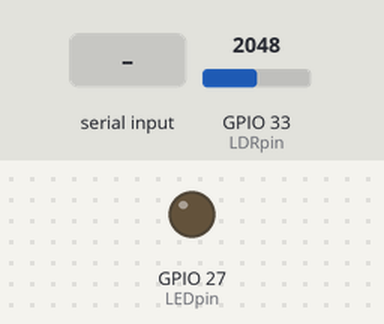
Bench run of a sketch on a simulated ESP32. Parts: output pins drawn as LEDs (lit = HIGH). The test bench sets the inputs (shaded band); at power-on: GPIO 33 (LDRpin) = 2048. Nothing arrives over Bluetooth unless stated.

Above: at 1.2 s.
1.3 s: "C" received over the second serial link
At 2.3 s:
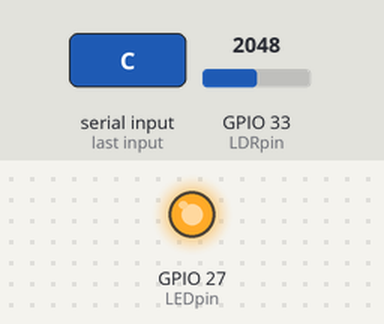
2.8 s: "90,45\n" received over the second serial link
At 3.4 s:
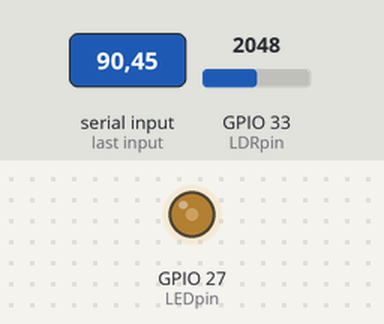
4.3 s: "200\n" received over the second serial link
At 4.6 s:
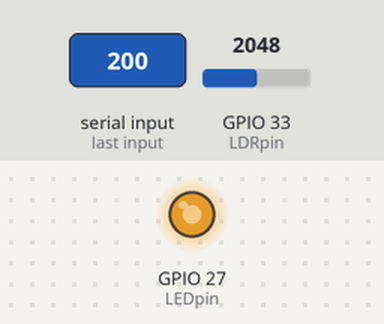
5.8 s: "90\n" received over the second serial link
At 6.9 s:
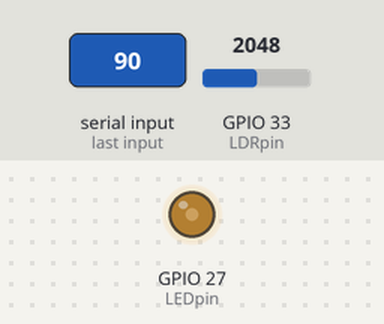
Timing chart, 0 to 8.3 s (numbered marks = the images above; inputs shaded):
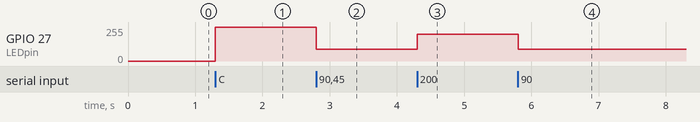

The sketch:

Table10-2_right-side.ino
```cpp
/*******************************************************************************
 * Sketch name: Bluetooth and LED control sketch for ESP32 microcontroller
 * Description: Table 10-2 right side
 * Created on:  October 2020
 * Author:      Neil Cameron
 * Book:        Electronics Projects with the ESP8266 and ESP32
 * Chapter :    10 - Build an app
 ******************************************************************************/

#include <BluetoothSerial.h>
BluetoothSerial SerialBT;
int LEDpin = 27;
int LDRpin = 33;
int bright, LDR;
int LEDstate = 0;
int channel = 0;
char c;
String str;
unsigned int lastTime = 0;

void setup()
{
  SerialBT.begin("ESP32 Bluetooth");
  pinMode(LEDpin, OUTPUT);
  ledcAttachPin(LEDpin, channel);
  ledcSetup(channel, 1000, 8);
  ledcWrite(channel, LEDstate);
}

void loop()
{
  if(SerialBT.available()>0)
  {
    str = "";
    while(SerialBT.available()>0)
    {
      c = SerialBT.read();
      str = str + String(c);
    }
    if(str == "C" )
    {
      LEDstate = 1 - LEDstate;
      if(LEDstate == 1) SerialBT.print("H");
      else SerialBT.print("L");
      ledcWrite(channel, LEDstate*255);
      delay(20);
    }
    else if(LEDstate == 1)
    {
      bright = str.toInt();
      ledcWrite(channel, bright);
    }
  }
  if(millis()-lastTime > 2000)
  {
    lastTime = millis();
    LDR = analogRead(LDRpin);
    SerialBT.println(LDR);
  }
}
```

Measured:
- after the input at 1.3 s, GPIO 27 (LEDpin): 0/255 → 255/255 at once
- after the input at 2.8 s, GPIO 27 (LEDpin): 255/255 → 90/255 at once
- after the input at 4.3 s, GPIO 27 (LEDpin): 90/255 → 199/255 at once
- after the input at 5.8 s, GPIO 27 (LEDpin): 199/255 → 90/255 at once
